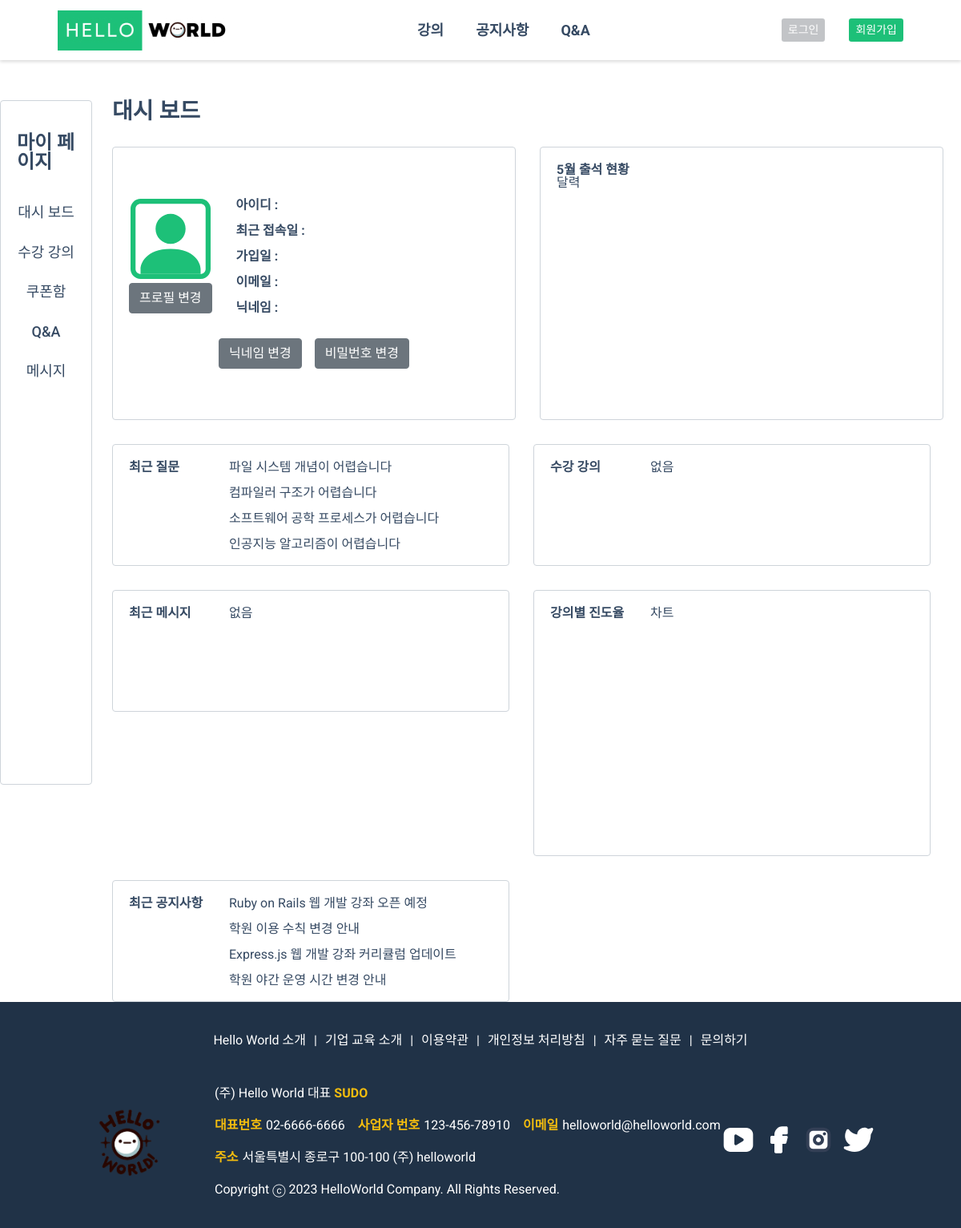
The page /user/mypage/index.php on the database its author committed.
### tables this page shows
CREATE TABLE `qna` (
  `idx` int NOT NULL,
  `name` varchar(20) NOT NULL,
  `title` text NOT NULL,
  `lecture_name` varchar(100) NOT NULL,
  `view` int NOT NULL,
  `reply` varchar(10) NOT NULL,
  `date` datetime NOT NULL,
  `content` varchar(1200) NOT NULL,
  `files` varchar(1200) NOT NULL
);

CREATE TABLE `notice` (
  `idx` int NOT NULL,
  `title` varchar(30) NOT NULL,
  `name` varchar(100) NOT NULL,
  `view` varchar(1000) NOT NULL,
  `content` varchar(100) NOT NULL,
  `file` varchar(100) NOT NULL,
  `is_img` int NOT NULL,
  `regdate` datetime DEFAULT NULL
);

### user/mypage/index.php (the view, shortened to what this page needs)
<?php
  $cssRoute2 ='<link rel="stylesheet" href="/helloworld/user/css/mypage/mypage_dash.css"/>';
  include_once $_SERVER['DOCUMENT_ROOT'] . '/helloworld/user/mypage/leftSide.php';
$userid = $_SESSION['UID'];
$midSql = "SELECT * FROM members WHERE userid = '{$userid}'";
$mid_result = $mysqli->query($midSql);
$member = $mid_result->fetch_object();
$notice_sql = "SELECT title from notice ORDER BY idx DESC LIMIT 4";
$notice_result = $mysqli->query($notice_sql);
while( $notice_rs = $notice_result->fetch_object()){
  $noticeArr [] = $notice_rs;
};
$qnaSql = "SELECT title from qna ORDER BY idx DESC LIMIT 4";
$qnaResult = $mysqli->query($qnaSql);
while( $qnaRs = $qnaResult->fetch_object()){
  $qnaArr [] = $qnaRs;
};
?>
        <section class="mainContainer">
          <h2 class="title">대시 보드</h2>
          <div class="mainContents">
            <div class="d-flex flex-column justify-content-center align-items-center content-box profile_box">
              <div class="d-flex justify-content-start align-items-center profile_info">
                <div class="d-flex flex-column align-items-center profile_img_con">
                  <?php
                  if ($member->userimg){
                  ?>
                  <img src="<?=$member->userimg?>" alt="profile_image" />
                  <?php
                  } else {
                  ?>
                  <img src="/helloworld/user/img/person-square.svg" alt="profile_image" />
                  <?php
                  }
                  ?>
                  <button class="btn btn-secondary modify_img">프로필 변경</button>
                </div>
                <ul class="profile_list">
                  <li><span class="p bold">아이디 : </span><span><?=$member->userid?></span></li>
                  <li><span class="p bold">최근 접속일 : </span><span><?=$member->recent_in?></span></li>
                  <li><span class="p bold">가입일 : </span><span><?=$member->regdate?></span></li>
                  <li><span class="p bold">이메일 : </span><span><?=$member->email?></span></li>
                  <li><span class="p bold">닉네임 : </span><span><?=$member->username?></span></li>
                </ul>
              </div>
              <div class="btn_info d-flex justify-content-center">
                <button class="btn btn-secondary modify_name">닉네임 변경</button>
                <button class="btn btn-secondary modify_pw">비밀번호 변경</button>
              </div>
            </div>
            <div class="content-box attendance_box">
              <h3 class="p bold">5월 출석 현황</h3>
              <div class="calandar">달력</div>
            </div>
            <div class="content-box recent_qna board">
              <h3 class="p bold">최근 질문</h3>
              <ul>
                <?php
                if(count($qnaArr) > 0) {
                  foreach($qnaArr as $ar) {
                ?>
                <li><a href="#"><?= $ar->title?></a></li>
                <?php
                  }} else {
                    ?>
                    <li><a href="#">없음</a></li>
                    <?php
                  }
                ?>
              </ul>
            </div>
            <div class="content-box mycourses board">
              <h3 class="p bold">수강 강의</h3>
              <ul>
                <?php
                if(isset($courseArr)) {
                  foreach($courseArr as $ca) {
                ?>
                <li><a href="#"><?=$ca->name;?></a></li>
                <?php
                  }} else {
                ?>
                <li><a href="#">없음</a></li>
                <?php
                }?>
              </ul>
            </div>
            <div class="content-box recent_msg board">
              <h3 class="p bold">최근 메시지</h3>
              <ul>
              <?php
                if(isset($msgArr)) {
                  foreach($msgArr as $ma) {
                ?>
                <li><a href="#"><?=$ma->content?></a></li>
                <?php
                  }} else {
                ?>
                <li><a href="#">없음</a></li>
                <?php
                }?>
              </ul>
            </div>
            <div class="content-box course_progress board">
              <h3 class="p bold">강의별 진도율</h3>
              <div class="chart">차트</div>
            </div>
            <div class="content-box recent_notice board">
              <h3 class="p bold">최근 공지사항</h3>
              <ul>
                <?php
                if (isset($noticeArr)) {
                  foreach($noticeArr as $na) {
                ?>
                <li><a href="#"><?= $na->title;?></a></li>
                <?php
                }
                }else {
                ?>
                <li><a href="#">없음</a></li>
                <?php
                }?>
              </ul>
            </div>
          </div>
        </section>
  <?php
    include_once $_SERVER['DOCUMENT_ROOT'] . '/helloworld/user/mypage/rightSide.php';
  ?>

### user/mypage/leftSide.php (shortened to what this page needs)
<?php
$cssRoute1 ='<link rel="stylesheet" href="/helloworld/user/css/mypage/mypage_left.css"/>';
include_once $_SERVER['DOCUMENT_ROOT'] . '/helloworld/inc/user_header.php';
?>
    <section class="main">
      <section class="mainWrapper d-flex justify-content-center">
        <section class="leftside content-box d-flex flex-column align-items-center">
          <h2>마이 페이지</h2>
          <ul class="d-flex flex-column align-items-center">
            <li class="h4"><a href="/helloworld/user/mypage/index.php">대시 보드</a></li>
            <li class="h4"><a href="/helloworld/user/mypage/courses.php">수강 강의</a></li>
            <li class="h4"><a href="/helloworld/user/mypage/coupons.php">쿠폰함</a></li>
            <li class="h4"><a href="/helloworld/user/mypage/qna.php">Q&A</a></li>
            <li class="h4"><a href="/helloworld/user/mypage/msg.php">메시지</a></li>
          </ul>
        </section>

### inc/user_header.php (shortened to what this page needs)
<!DOCTYPE html>
<html lang="en">
<head>
    <link rel="stylesheet" href="https://cdnjs.cloudflare.com/ajax/libs/jqueryui/1.13.2/themes/base/jquery-ui.min.css">
    <link rel="stylesheet" href="https://cdnjs.cloudflare.com/ajax/libs/font-awesome/6.5.2/css/all.min.css" />
    <link rel="stylesheet" href="https://cdn.jsdelivr.net/npm/bootstrap-icons@1.7.1/font/bootstrap-icons.css">
    <link href="https://cdn.jsdelivr.net/npm/bootstrap@5.0.2/dist/css/bootstrap.min.css" rel="stylesheet">
     <link rel="stylesheet" href="https://cdn.jsdelivr.net/npm/swiper@11/swiper-bundle.min.css">
    <link rel="stylesheet" href="/helloworld/user/css/common.css">
    <link rel="stylesheet" href="/helloworld/user/css/login.css">
    <?=$cssRoute1?>
    <?=$cssRoute2?>
</head>
<body>
<header>
  <div class="header_con d-flex container jcsb aic">
      <a href="/helloworld/user/index.php" class="left_menu">
          <img src="/helloworld/user/img/logo_text.jpg" alt="Hello World 로고">
      </a>
        <div class="center_menu d-flex aic bold h4 mb-0">
          <a href="/helloworld/user/class/course_list.php">강의</a>
          <a href="/helloworld/user/notice/notice.php">공지사항</a>
          <a href="/helloworld/user/qna/qna.php">Q&amp;A</a>
        </div>
        <div class="right_menu d-flex aic h4 mb-0">
          <?php
            if (isset($_SESSION['UID'])) {
          ?>
          <div class="icons d-flex align-items-center">
              <a href="#" class="bi bi-cart"><span>장바구니</span></a>
              <div class="profile_hoverBox">
                <a href="/helloworld/user/mypage/index.php" class="bi bi-person-circle">
                  <span>프로필</span>
                </a>
                <ul class="profile_hoverList">
                  <li><a href="/helloworld/user/mypage/index.php">대시 보드</a></li>
                  <li><a href="/helloworld/user/mypage/courses.php">수강 강의</a></li>
                  <li><a href="/helloworld/user/mypage/coupons.php">쿠폰함</a></li>
                  <li><a href="/helloworld/user/mypage/qna.php">Q&A</a></li>
                  <li><a href="/helloworld/user/mypage/msg.php">메시지</a></li>
                </ul>
              </div>
          </div>
          <div class="d-flex bt">
                    <!-- <button
              type="button"
              class="btn btn-primary"
              data-bs-toggle="modal"
              data-bs-target="#login_modal"
            >
              Launch demo modal3
            </button> -->
            <a href="/helloworld/user/login/logout.php" class="btn btn-primary btn-sm logout">로그아웃</a>
            <?php
              } else {
            ?>
              <button type="button" class="btn btn-primary btn-sm login-btn" href="#" role="button" data-bs-toggle="modal" data-bs-target="#login_modal">로그인</button>
              <a type="button" class="btn btn-primary btn-sm member" href="/helloworld/user/signup/signup.php" role="button">회원가입</a>
            <?php
            }?>
          </div>
        </div>
</header>

### user/mypage/rightSide.php
      </section>
    </section>
<?php
include_once $_SERVER['DOCUMENT_ROOT'] . '/helloworld/inc/user_footer.php';
?>

### inc/user_footer.php (shortened to what this page needs)
    <footer>
      <div class="container">
        <ul class="d-flex f_list justify-content-center">
          <li><a href="#">Hello World 소개</a></li>
          <li>|</li>
          <li><a href="#">기업 교육 소개</a></li>
          <li>|</li>
          <li><a href="#">이용약관</a></li>
          <li>|</li>
          <li><a href="#">개인정보 처리방침</a></li>
          <li>|</li>
          <li><a href="#">자주 묻는 질문</a></li>
          <li>|</li>
          <li><a href="#">문의하기</a></li>
        </ul>
        <div class="d-flex justify-content-between align-items-end">
          <div class="d-flex align-items-center">
            <h2>
              <a href=""
                ><img
                  src="/helloworld/user/img/logo_icon.png"
                  alt="Hello World 로고이미지"
              /></a>
            </h2>
            <div class="f_tt d-flex flex-column">
              <p>(주) Hello World 대표<span> SUDO</span></p>
              <div class="tel_mail d-flex">
                <p><span>대표번호</span>02-6666-6666</p>
                <p><span>사업자 번호</span>123-456-78910</p>
                <p><span>이메일</span>helloworld@helloworld.com</p>
              </div>
              <p><span>주소</span>서울특별시 종로구 100-100 (주) helloworld</p>
              <p>Copyright ⓒ 2023 HelloWorld Company. All Rights Reserved.</p>
            </div>
          </div>
          <div class="sns">
            <ul class="d-flex">
              <li>
                <a href="#">
                </a>
              </li>
              <li>
                <a href="#">
                </a>
              </li>
              <li>
                <a href="#">
                </a>
              </li>
              <li>
                <a href="#">
                </a>
              </li>
            </ul>
          </div>
        </div>
      </div>
    </footer>
  </body>
</html>

### user/css/common.css (style rules this page uses)
:root { --f-H2: 28px; --f-H1: 32px; --f-H3: 24px; --f-H4: 18px; --f-H5: 16px; --f-H6: 14px; --f-p: 16px; --c-background: #fff; --c-main: #f5f5f5; --c-sub: #11359a; --c-font: #364a63; --c-lightgray: #8094ae; --c-yellow: #f4bd0e; --c-lightblue: #09c2de; --c-lightgreen: #1ee0ac; --c-lightred: #e85347; --c-blue: #465fff; --c-button: #7749f8; --c-button-hover: #5227cc; --c-menu-font: #6e82a5; --c-menu-font-hover: #7f8dff; --c-menu-BG: #101924; --c-active-button: #798bff; --c-Nonactive-button: #6c757d; --c-nonactive-button-hover: #8a8686; --c-complete-button: #28a745; --c-complete-button-hover: #079828; --c-cancle-button: #dc3545; --c-active-check-button: #499eed; --c-Nonactive-check-button: #8a8686; --c-contentBG: #f5f6fa; --c-space_updown: 30px; --c-title-font: #1dc078; --c-menu-font: #4a4a4a; --c-footer-BG: #101924; --c-content-BG: #fff; --c-black: #000; --c-H2: #1b1c1d; --c-p: #495057; --c-lightgray: #999999; --c-primary-button: #00c471; --c-border-grey: #c2c4c7; --c-ribon-blue: #000080; --c-ribon-pulple: #a020f0; --c-ribon-orange: #ff6347; --c-ribon-geeen: #1ee0ac; }
h2, .h2 { font-size: var(--f-H2); font-weight: bold; }
h3, .h3 { font-size: var(--f-H3); font-weight: bold; }
h4, .h4 { font-size: var(--f-H4); }
p, .p { font-size: var(--f-p); }
.bold { font-weight: bold; }
body { font-family: 'Roboto', sans-serif; color: var(--c-font); box-sizing: border-box; }
.content-box { border: 1px solid #ced4da; border-radius: 4px; background: #fff; padding: 20px; }
.container { max-width: 1200px; width: 90%; margin: 0 auto; }
.d-flex { display: flex; }
.jcsb { justify-content: space-between; }
.aic { align-items: center; }
header { background: rgb(255, 255, 255); background: linear-gradient(180deg, rgba(255, 255, 255, 1) 80px, rgba(238, 238, 238, 1) 80px); width: 100%; height: 75px; position: relative; left: 0; right: 0; padding: 20px 0; box-sizing: border-box; z-index: 9999; box-shadow: 0px 2px 4px rgba(0, 0, 0, 0.15); }
.header_con { justify-content: space-between; align-items: center; height: 100%; }
.center_menu { gap: 40px; }
.right_menu { gap: 30px; }
.login-btn { background-color: #c2c4c7; border: none; }
.member { background-color: #1dc078; border: none; }
footer { background: #203247; color: var(--c-background); padding: 40px; }
.container ul { margin-bottom: 50px; }
.container h2 { margin-right: 60px; }
.container h2 img { width: 100px; }
.f_tt { gap: 24px; }
.tel_mail { gap: 16px; }
.f_tt span { font-weight: bold; color: var(--c-yellow); margin-right: 5px; }
.f_list { gap: 10px; }
.sns ul { gap: 10px; }

### user/css/mypage/mypage_left.css (style rules this page uses)
.mainWrapper { margin-top: 50px; }
.mainContents { width: 1060px; flex-wrap: wrap; gap: 30px; }
.leftside { padding: 40px 20px; width: 194px; height: 854px; margin-right: 25px; }
.leftside h2 { font-size: 24px; margin-bottom: 40px; }
.leftside ul { gap: 20px; }
.title { margin-bottom: 30px; }

### user/css/mypage/mypage_dash.css (style rules this page uses)
.mainContents { display: flex; }
.profile_box { gap: 30px; }
.profile_info { width: 100%; gap: 30px; }
.profile_img_con { gap: 5px; }
.profile_box, .attendance_box { width: 504px; height: 341px; }
.profile_list li + li { margin-top: 16px; }
.board h3 { width: 100px; }
.board { width: 496px; height: 152px; display: flex; gap: 25px; }
.profile_img_con img { width: 100px; }
.board ul { display: flex; flex-direction: column; gap: 16px; }
.course_progress { height: 332px; }
.btn_info { gap: 16px; }

### rows shown on the page
qna: title "파일 시스템 개념이 어렵습니다"
qna: title "컴파일러 구조가 어렵습니다"
qna: title "소프트웨어 공학 프로세스가 어렵습니다"
qna: title "인공지능 알고리즘이 어렵습니다"
notice: title "Ruby on Rails 웹 개발 강좌 오픈 예정"
notice: title "학원 이용 수칙 변경 안내"
notice: title "Express.js 웹 개발 강좌 커리큘럼 업데이트"
notice: title "학원 야간 운영 시간 변경 안내"
